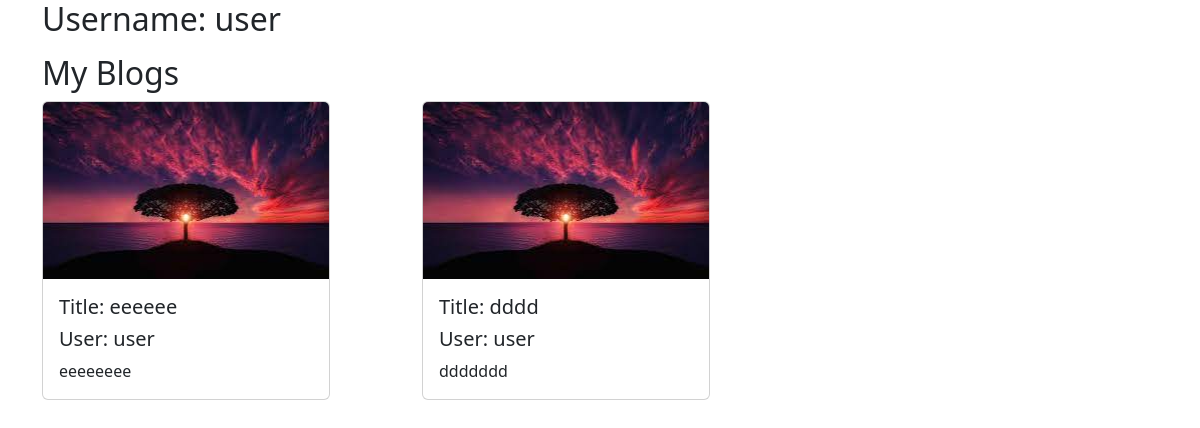
Before: /profile/ (signed in) with the older database file.
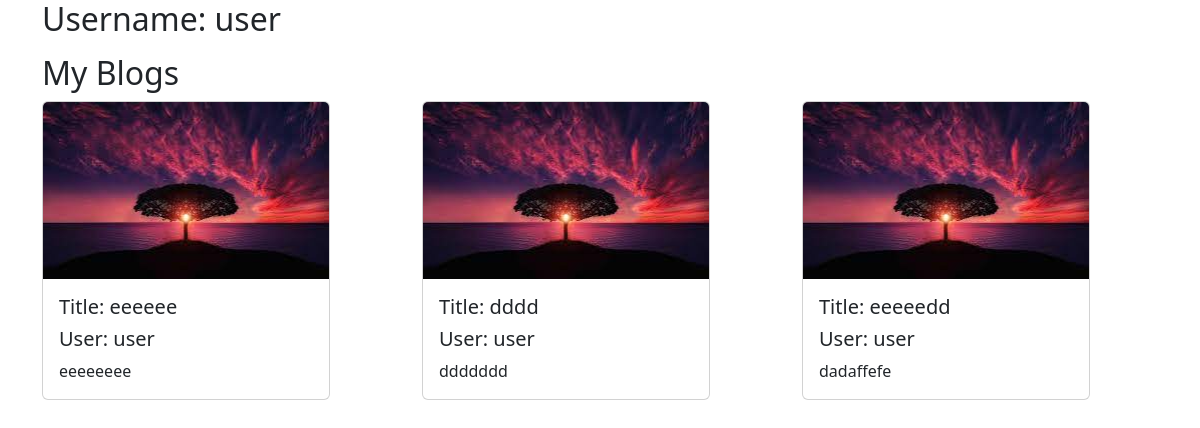
After: the same page with the newer database file.
### blogs/models.py (models this page shows)
class Blog(models.Model):
    title = models.CharField(max_length=255)
    user = models.ForeignKey(CustomUser, on_delete=models.CASCADE)
    content = models.CharField(max_length=255)
    date = models.DateTimeField(auto_now_add=True)
    last_change = models.DateTimeField(auto_now=True)

class CustomUser(AbstractUser):
    blocked_users = models.ManyToManyField('self',related_name='blocked_by',null=True,blank=True)

### blogs/views.py (the view)
# urls.py: path("profile/", profile, name="profile"),
def profile(request):
    queryset = Blog.objects.all()
    filtered = []
    for blog in queryset:
        if request.user == blog.user:
            filtered.append(blog)
    context = {"blogs": filtered,"user":request.user}
    return render(request, "profile.html", context=context)

### templates/profile.html (shortened to what this page needs)
{% extends "base_generic.html" %}
{% block content %}
    <h2>Username: {{user.username }}</h2>
    <h2>My Blogs</h2>
    <div class="row row-cols-1 row-cols-md-3 g-4" id="cards">
	{% for blog in blogs %}
        <div class="col">
		<div class="card" style="width: 18rem;">
        <img class="card-img-top" alt="Card image cap">
  		<div class="card-body">
    		<h5 class="card-title">Title: {{blog.title}}</h5>
            <h5 class="card-title">User: {{blog.user.username}}</h5>
    		<p class="card-text">{{blog.content}}</p>
  		</div>
		</div>
        </div>
	{% endfor %}
    </div>
{% endblock %}

Changed rows visible on the page:
added Blog: title "eeeeedd", user.username "user", content "dadaffefe"
